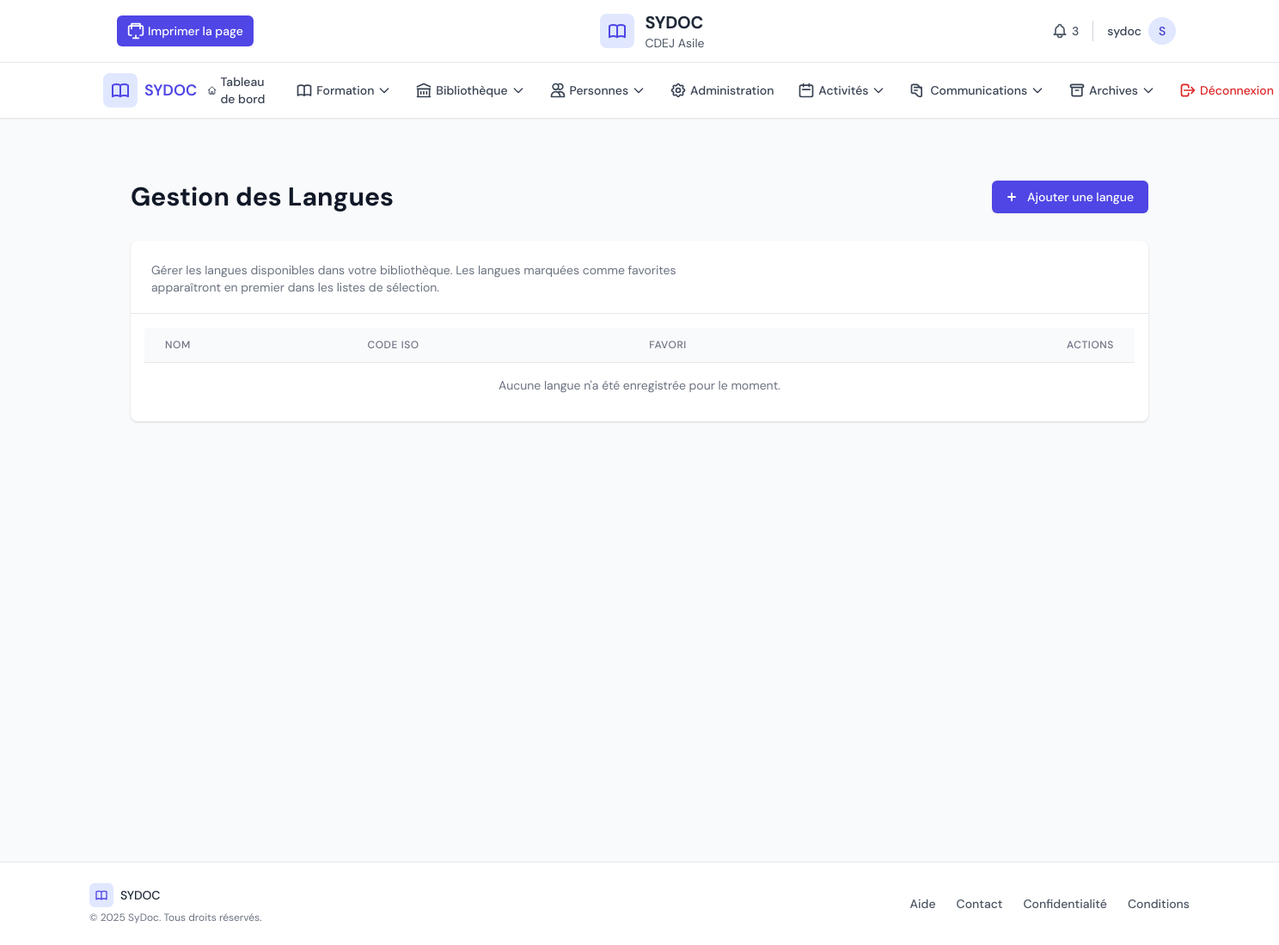
Page /center/languages/ (signed in) on the earlier database version.
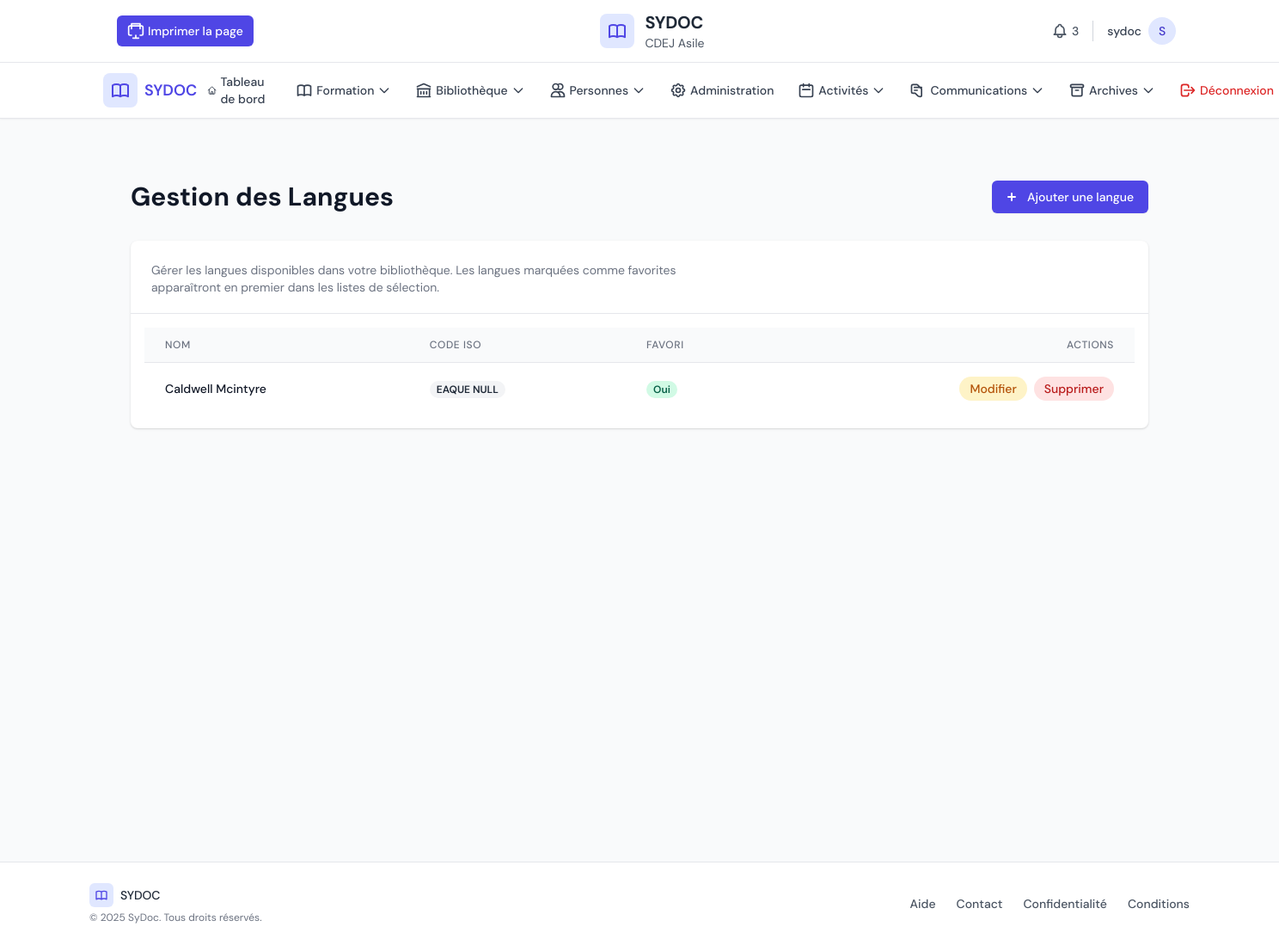
Same page on the later database version.
### core/models.py (models this page shows, shortened)
class Language(models.Model):
    name = models.CharField(max_length=100, unique=True, verbose_name='Nom de la Langue')
    code = models.CharField(max_length=10, unique=True, verbose_name='Code ISO')
    is_favorite = models.BooleanField(default=False, verbose_name='Langue Favorite')
    class Meta:
        verbose_name = 'Langue'
        verbose_name_plural = 'Langues'
        ordering = ['-is_favorite', 'name']

### center_panel/views.py (the view)
# urls.py: path('languages/', views.language_list, name='language_list'),
@login_required
def language_list(request):
    languages = Language.objects.all().order_by('-is_favorite', 'name')
    return render(request, 'center_panel/admin/language_list.html', {
        'languages': languages,
        'current_center': DocumentationCenter.objects.first(),
    })

### center_panel/templates/center_panel/admin/language_list.html (shortened to what the changed rows need)
{% extends 'center_panel/base.html' %}
{% block content %}
<div class="min-h-screen bg-gray-50 py-8 px-4 sm:px-6 lg:px-8">
    <div class="max-w-7xl mx-auto">
        <div class="md:flex md:items-center md:justify-between mb-8">
            <div class="flex-1 min-w-0">
                <h2 class="text-2xl font-bold leading-7 text-gray-900 sm:text-3xl sm:truncate">
                    Gestion des Langues
                </h2>
            </div>
        </div>
        <div class="bg-white shadow overflow-hidden sm:rounded-lg">
            <div class="p-4">
                <table id="languages-table" class="min-w-full divide-y divide-gray-200" data-datatable>
                    <thead class="bg-gray-50">
                        <tr>
                            <th scope="col" class="px-6 py-3 text-left text-xs font-medium text-gray-500 uppercase tracking-wider">
                                Nom
                            </th>
                            <th scope="col" class="px-6 py-3 text-left text-xs font-medium text-gray-500 uppercase tracking-wider">
                                Code ISO
                            </th>
                            <th scope="col" class="px-6 py-3 text-left text-xs font-medium text-gray-500 uppercase tracking-wider">
                                Favori
                            </th>
                            <th scope="col" class="px-6 py-3 text-right text-xs font-medium text-gray-500 uppercase tracking-wider">
                                Actions
                            </th>
                        </tr>
                    </thead>
                    <tbody class="bg-white divide-y divide-gray-200">
                        {% for language in languages %}
                        <tr>
                            <td class="px-6 py-4 whitespace-nowrap">
                                <div class="text-sm font-medium text-gray-900">
                                    {{ language.name }}
                                </div>
                            </td>
                            <td class="px-6 py-4 whitespace-nowrap">
                                <span class="px-2 inline-flex text-xs leading-5 font-semibold rounded-full bg-gray-100 text-gray-800">
                                    {{ language.code|upper }}
                                </span>
                            </td>
                            <td class="px-6 py-4 whitespace-nowrap">
                                {% if language.is_favorite %}
                                    <span class="px-2 inline-flex text-xs leading-5 font-semibold rounded-full bg-green-100 text-green-800">
                                        Oui
                                    </span>
                                {% else %}
                                    <span class="px-2 inline-flex text-xs leading-5 font-semibold rounded-full bg-gray-100 text-gray-800">
                                        Non
                                    </span>
                                {% endif %}
                            </td>
                            <td class="px-6 py-4 whitespace-nowrap text-right text-sm font-medium">
                                <div class="flex space-x-2 justify-end">
                                    <a href="{% url 'center_panel:edit_language' language.pk %}" class="bg-yellow-100 hover:bg-yellow-200 text-yellow-700 px-3 py-1 rounded-full text-sm font-medium">
                                        Modifier
                                    </a>
                                    <a href="{% url 'center_panel:delete_language' language.pk %}" class="bg-red-100 hover:bg-red-200 text-red-700 px-3 py-1 rounded-full text-sm font-medium" onclick="return confirm('Êtes-vous sûr de vouloir supprimer cette langue ?')">
                                        Supprimer
                                    </a>
                                </div>
                            </td>
                        </tr>
                        {% empty %}
                        <tr>
                            <td colspan="4" class="px-6 py-4 text-center text-sm text-gray-500">
                                Aucune langue n'a été enregistrée pour le moment.
                            </td>
                        </tr>
                        {% endfor %}
                    </tbody>
                </table>
            </div>
        </div>
    </div>
</div>
{% endblock %}

Differences in the rows shown:
added Language: name "Caldwell Mcintyre", code "EAQUE NULL", is_favorite "Oui"
Other differences:
text no longer shown: "Aucune langue n'a été enregistrée pour le moment."
